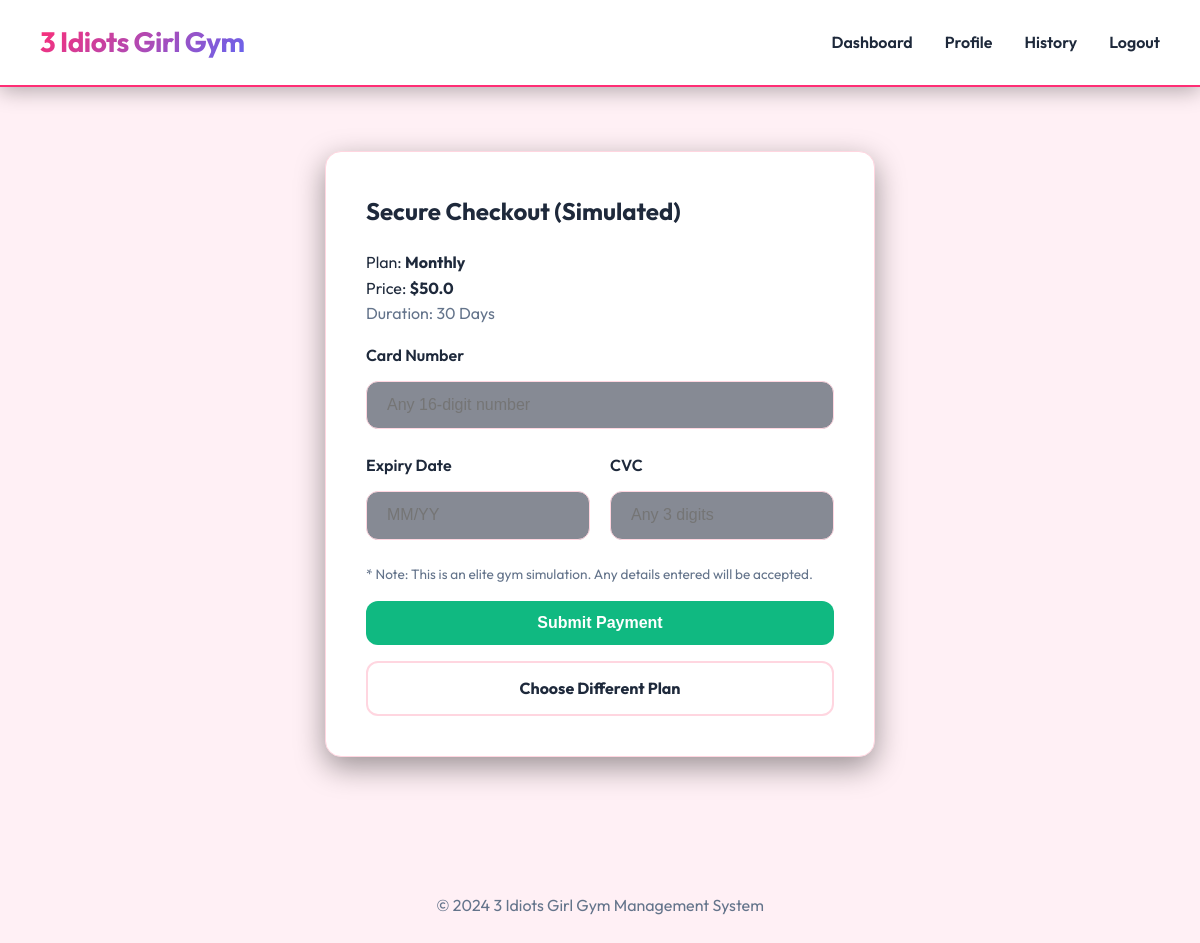
Screenshot of /checkout/1 (signed in) with the database file from the repository.
### tables this page shows
CREATE TABLE membership_plans (
    id INTEGER PRIMARY KEY AUTOINCREMENT,
    plan_name TEXT,
    duration_days INTEGER,
    price REAL
);

### app.py (the view)
@app.route("/checkout/<int:plan_id>")
def checkout(plan_id):
    if "member_id" not in session:
        return redirect("/login")
    conn = get_db()
    plan = conn.execute("SELECT * FROM membership_plans WHERE id=?", (plan_id,)).fetchone()
    conn.close()
    if not plan:
        flash("Plan not found.", "danger")
        return redirect("/membership")
    return render_template("checkout.html", plan=plan, stripe_public_key=STRIPE_PUBLIC_KEY)

### app.py (called while the page is built)
def get_db():
    conn = sqlite3.connect(DATABASE)
    conn.row_factory = sqlite3.Row
    return conn

### templates/checkout.html (shortened to what this page needs)
{% extends "base.html" %}
{% block content %}
<div class="page-wrapper narrow">
  <div class="card">
    <h2>Secure Checkout (Simulated)</h2>
    <p>Plan: <strong>{{ plan['plan_name'] }}</strong></p>
    <p>Price: <strong>${{ plan['price'] }}</strong></p>
    <p class="text-muted mb-3">Duration: {{ plan['duration_days'] }} Days</p>
    <form id="payment-form" action="/process_payment" method="POST">
      <div class="form-group">
        <label class="form-label">Card Number</label>
        <input type="text" name="card_number" class="form-control" placeholder="Any 16-digit number" required maxlength="16" minlength="16">
      </div>
      <div class="form-grid-2">
        <div class="form-group">
          <label class="form-label">Expiry Date</label>
          <input type="text" name="expiry" class="form-control" placeholder="MM/YY" required>
        </div>
        <div class="form-group">
          <label class="form-label">CVC</label>
          <input type="text" name="cvc" class="form-control" placeholder="Any 3 digits" required maxlength="3" minlength="3">
        </div>
      </div>
      <div id="payment-status-msg" class="text-muted mb-3" style="font-size: 0.85rem;">
        * Note: This is an elite gym simulation. Any details entered will be accepted.
      </div>
      <button id="pay-btn" type="submit" class="btn btn-success btn-full">Submit Payment</button>
      <a href="/membership" class="btn btn-outline btn-full mt-3" style="text-align: center;">Choose Different Plan</a>
    </form>
  </div>
</div>
{% endblock %}

### static/style.css (style rules this page uses)
:root { --primary-color: #ff2d75; --primary-hover: #e02568; --secondary-color: #6366f1; --success-color: #10b981; --danger-color: #f43f5e; --warning-color: #f59e0b; --info-color: #0ea5e9; --dark-color: #1e293b; --nav-bg: #ffffff; --body-bg: #fff0f5; --card-bg: #ffffff; --card-border: #ffd6e0; --text-main: #1e293b; --text-muted: #64748b; --accent-gradient: linear-gradient(135deg, #ff2d75 0%, #6366f1 100%); }
* { box-sizing: border-box; margin: 0; padding: 0; }
body { font-family: 'Outfit', sans-serif; background-color: var(--body-bg); color: var(--text-main); line-height: 1.6; }
.page-wrapper { padding: 1rem 0; }
.page-wrapper.narrow { max-width: 550px; margin: auto; }
.card { background-color: var(--card-bg); padding: 2.5rem; border-radius: 16px; border: 1px solid var(--card-border); box-shadow: 0 10px 30px rgba(0, 0, 0, 0.4); margin-bottom: 2.5rem; }
h1, h2, h3 { margin-bottom: 1.25rem; font-weight: 700; }
.text-muted { color: var(--text-muted); }
.btn { display: inline-block; padding: 0.8rem 1.75rem; border: none; border-radius: 12px; cursor: pointer; text-decoration: none; font-size: 1rem; font-weight: 700; transition: all 0.3s ease; text-align: center; }
.btn-success { background-color: var(--success-color); color: #fff; }
.btn-outline { background-color: transparent; border: 2px solid var(--card-border); color: var(--text-main); }
.btn-full { width: 100%; display: block; margin-top: 1rem; }
.form-group { margin-bottom: 1.5rem; }
.form-label { display: block; margin-bottom: 0.75rem; font-weight: 600; color: var(--text-main); }
.form-control { width: 100%; padding: 0.9rem 1.25rem; background-color: rgba(15, 23, 42, 0.5); border: 1px solid var(--card-border); border-radius: 12px; font-size: 1rem; color: #fff; transition: all 0.3s; }
.form-grid-2 { display: grid; grid-template-columns: 1fr 1fr; gap: 1.25rem; }
.mt-3 { margin-top: 1rem; }
.mb-3 { margin-bottom: 1rem; }

### rows the page displays
membership_plans: plan_name "Monthly", price "50.0", duration_days "30"
